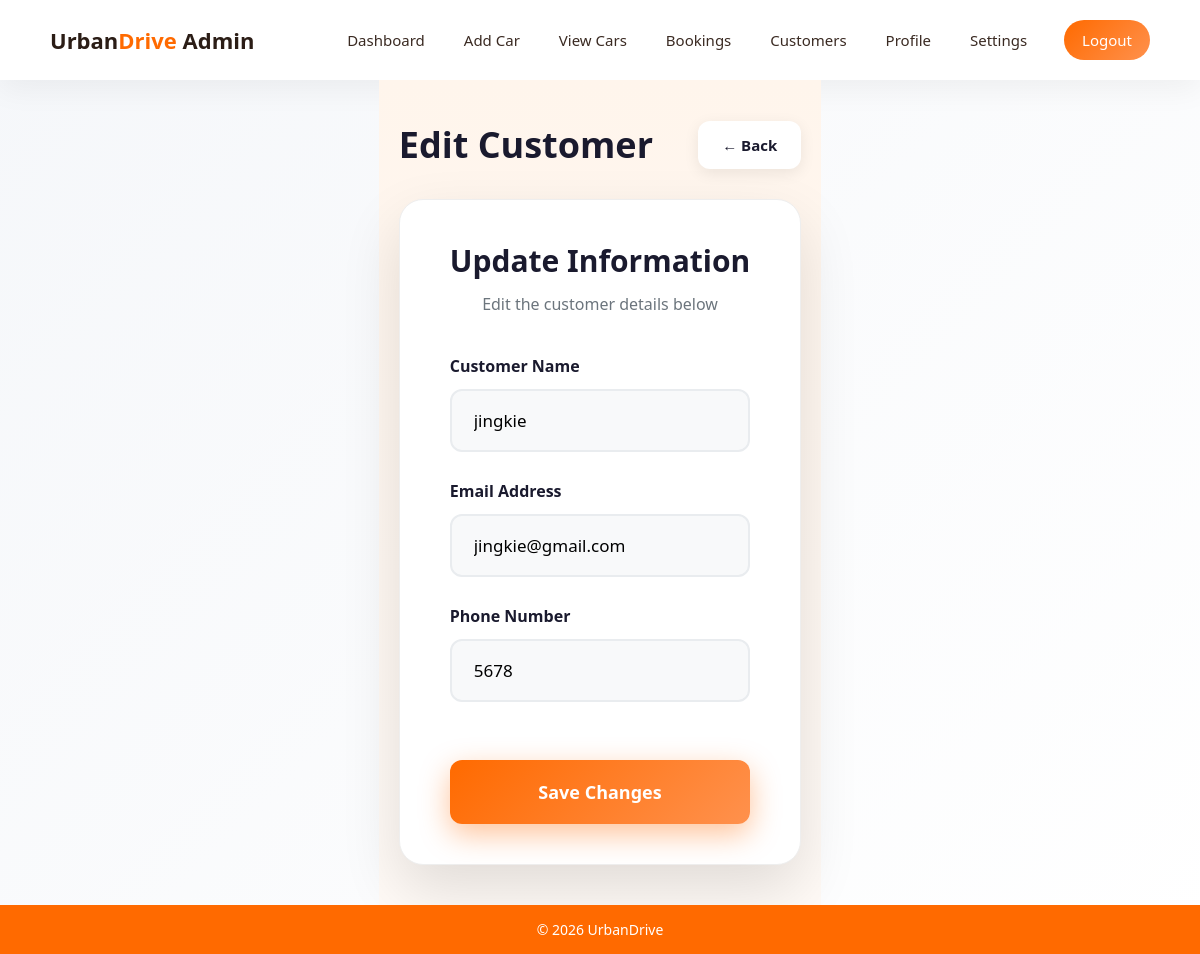
Page /editcustomer.php?id=11 (signed in) on the committed database.
### tables this page shows
CREATE TABLE `users` (
  `id` int(10) UNSIGNED NOT NULL,
  `name` varchar(100) DEFAULT NULL,
  `email` varchar(100) DEFAULT NULL,
  `phone` varchar(20) DEFAULT NULL,
  `password` varchar(255) DEFAULT NULL,
  `role` enum('admin','customer') DEFAULT 'customer',
  `created_at` timestamp(6) NOT NULL DEFAULT current_timestamp(6),
  `address` varchar(100) NOT NULL,
  `profile_pic` varchar(100) NOT NULL
);

### editcustomer.php (the view, shortened to what this page needs)
<?php
include 'db.php';
$id = $_GET['id'];
$customer = mysqli_fetch_assoc(mysqli_query($conn, "SELECT * FROM users WHERE id=$id"));
?>
<!DOCTYPE html>
<html lang="en">
<head>
<link rel="stylesheet" href="adashboard.css">
</head>
<body>
<header class="admin-header">
    <div class="logo">Urban<span>Drive</span> Admin</div>
    <nav>
        <a href="reports.php">Dashboard</a>
        <a href="addcar.php">Add Car</a>
        <a href="viewcar.php">View Cars</a>
        <a href="bookings.php">Bookings</a>
        <a href="customers.php">Customers</a>
        <a href="profile_admin.php">Profile</a>
        <a href="settings.php">Settings</a>
        <a href="logout.php" class="logout-btn">Logout</a>
    </nav>
</header>
<main class="page-content">
    <div class="page-header">
        <h1>Edit Customer</h1>
        <a href="customers.php" class="back-link">← Back</a>
    </div>
<div class="form-card">
    <div class="form-header">
        <h2>Update Information</h2>
        <p>Edit the customer details below</p>
    </div>
    <form method="post">
        <div class="form-group">
            <label for="name">Customer Name</label>
            <input type="text" name="name" id="name" value="<?= htmlspecialchars($customer['name']) ?>" required>
        </div>
        <div class="form-group">
            <label for="email">Email Address</label>
            <input type="email" name="email" id="email" value="<?= htmlspecialchars($customer['email']) ?>" required>
        </div>
        <div class="form-group">
            <label for="phone">Phone Number</label>
            <input type="text" name="phone" id="phone" value="<?= htmlspecialchars($customer['phone'] ?? '') ?>">
        </div>
        <button type="submit" name="update" class="btn-submit">Save Changes</button>
    </form>
</div>
</main>
<footer class="admin-footer">
    © 2026 UrbanDrive
</footer>
</body>
</html>

### adashboard.css (style rules this page uses)
* { margin: 0; padding: 0; box-sizing: border-box; font-family: "Segoe UI", sans-serif; }
html, body { height: 100%; }
body { display: flex; flex-direction: column; background: #fffaf6; }
.admin-header { display: flex; justify-content: space-between; align-items: center; padding: 20px 50px; background: #ffffff; box-shadow: 0 10px 30px rgba(0,0,0,0.05); flex-wrap: wrap; }
.logo { font-size: 22px; font-weight: 700; color: #2b1d16; }
.logo span { color: #ff6a00; }
nav { display: flex; gap: 15px; align-items: center; flex-wrap: wrap; justify-content: center; }
nav a { text-decoration: none; font-weight: 500; color: #3a2a22; padding: 8px 12px; transition: 0.3s; font-size: 15px; }
.logout-btn { background: linear-gradient(135deg, #ff6a00, #ff914d); color: #fff !important; padding: 10px 18px; border-radius: 25px; margin-left: 10px; }
.page-content { flex: 1; padding: 50px; background: linear-gradient(to bottom, #fff5ec, #fffaf6); }
.page-content h1 { text-align: center; margin-bottom: 40px; font-size: 32px; color: #2b1d16; }
.admin-footer { background: #ff6a00; color: #fff; text-align: center; padding: 15px 0; font-size: 14px; }

### editcustomer.php (style rules this page uses)
body { background: linear-gradient(135deg, #f5f7fa 0%, #ffffff 100%); margin: 0; font-family: 'Segoe UI', sans-serif; min-height: 100vh; }
.page-content { padding: 50px 30px; max-width: 1200px; margin: 0 auto; }
.page-header { display: flex; justify-content: space-between; align-items: center; margin-bottom: 30px; }
.page-header h1 { font-size: 36px; color: #1a1a2e; margin: 0; font-weight: 800; }
.back-link { background: white; color: #1a1a2e; padding: 14px 24px; border-radius: 12px; text-decoration: none; font-weight: 600; font-size: 15px; transition: all 0.3s ease; box-shadow: 0 4px 15px rgba(0,0,0,0.08); }
.form-card { background: white; border-radius: 24px; padding: 60px 80px; box-shadow: 0 25px 60px rgba(0,0,0,0.12); border: 1px solid #eee; }
.form-header { text-align: center; margin-bottom: 40px; }
.form-header h2 { font-size: 30px; color: #1a1a2e; margin: 0 0 12px 0; font-weight: 800; }
.form-header p { color: #6c757d; margin: 0; font-size: 16px; }
.form-group { margin-bottom: 28px; }
.form-group label { display: block; font-size: 16px; font-weight: 700; color: #1a1a2e; margin-bottom: 12px; }
.form-group input { width: 100%; padding: 18px 22px; border: 2px solid #e9ecef; border-radius: 12px; font-size: 17px; transition: all 0.3s ease; background: #f8f9fa; box-sizing: border-box; }
.btn-submit { width: 100%; padding: 20px; background: linear-gradient(135deg, #ff6a00, #ff914d); color: white; border: none; border-radius: 12px; font-size: 18px; font-weight: 700; cursor: pointer; transition: all 0.3s ease; margin-top: 30px; box-shadow: 0 10px 30px rgba(255, 106, 0, 0.4); }
@media (max-width: 1250px) { .page-content { padding: 40px 20px; max-width: 100%; } }
@media (max-width: 1250px) { .form-card { padding: 40px 50px; } }

### rows in the picture
users: name "jingkie", email "jingkie@gmail.com", phone "5678"
